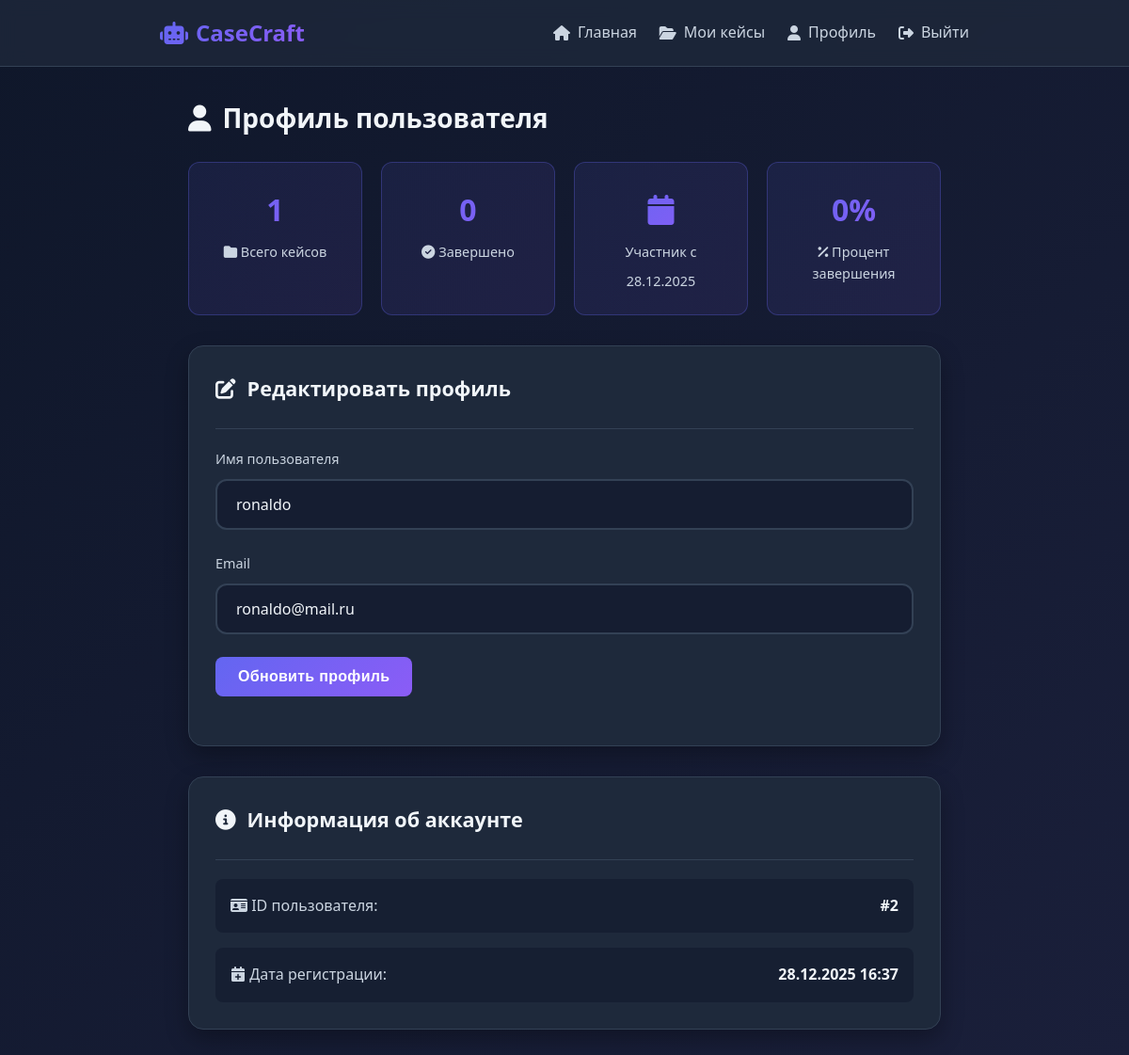
The page /profile (signed in) on the database its author committed.
### models.py (models this page shows, shortened)
class User(UserMixin, db.Model):
    id = db.Column(db.Integer, primary_key=True)
    username = db.Column(db.String(80), unique=True, nullable=False)
    email = db.Column(db.String(120), unique=True, nullable=False)
    password_hash = db.Column(db.String(255), nullable=False)
    created_at = db.Column(db.DateTime, default=datetime.utcnow)
    cases = db.relationship('Case', backref='user', lazy=True, cascade='all, delete-orphan')

### app.py (the view)
@app.route('/profile')
@login_required
def profile():
    form = ProfileEditForm(obj=current_user)
    user_stats = {
        'total_cases': Case.query.filter_by(user_id=current_user.id).count(),
        'completed_cases': Case.query.filter_by(user_id=current_user.id, status='completed').count(),
        'member_since': current_user.created_at.strftime('%d.%m.%Y')
    }
    return render_template('profile.html', form=form, stats=user_stats)

### forms.py
class ProfileEditForm(FlaskForm):
    username = StringField('Имя пользователя', validators=[
        DataRequired(),
        Length(min=3, max=20)
    ])
    email = StringField('Email', validators=[DataRequired(), Email()])
    submit = SubmitField('Обновить профиль')

### app.py (called while the page is built)
@login_manager.user_loader
def load_user(user_id):
    return User.query.get(int(user_id))

### templates/profile.html (shortened to what this page needs)
{% extends "base.html" %}
{% block content %}
<div class="fade-in">
    <h1 style="margin-bottom: 1.5rem; display: flex; align-items: center; gap: 0.75rem; font-size: 1.75rem;">
        <i class="fas fa-user"></i>
        Профиль пользователя
    </h1>
    <div class="stats-grid" style="margin-bottom: 2rem;">
        <div class="stat-card">
            <div class="stat-value">{{ stats.total_cases }}</div>
            <div class="stat-label">
                <i class="fas fa-folder"></i>
                Всего кейсов
            </div>
        </div>
        <div class="stat-card">
            <div class="stat-value">{{ stats.completed_cases }}</div>
            <div class="stat-label">
                <i class="fas fa-check-circle"></i>
                Завершено
            </div>
        </div>
        <div class="stat-card">
            <div class="stat-value">
                <i class="fas fa-calendar"></i>
            </div>
            <div class="stat-label">Участник с</div>
            <div style="margin-top: 0.5rem; font-size: 0.9rem; color: var(--text-secondary);">
                {{ stats.member_since }}
            </div>
        </div>
        <div class="stat-card">
            <div class="stat-value">
                {% if stats.total_cases > 0 %}
                    {{ "%.0f"|format((stats.completed_cases / stats.total_cases * 100)) }}%
                {% else %}
                    0%
                {% endif %}
            </div>
            <div class="stat-label">
                <i class="fas fa-percentage"></i>
                Процент завершения
            </div>
        </div>
    </div>
    <div class="card">
        <div class="card-header">
            <h2 class="card-title">
                <i class="fas fa-edit"></i>
                Редактировать профиль
            </h2>
        </div>
        <form method="POST" action="{{ url_for('edit_profile') }}">
            <div class="form-group">
                {{ form.username.label(class="form-label") }}
                {{ form.username(class="form-control") }}
            </div>
            <div class="form-group">
                {{ form.email.label(class="form-label") }}
                {{ form.email(class="form-control", type="email") }}
            </div>
            <div class="form-group">
                {{ form.submit(class="btn btn-primary") }}
            </div>
        </form>
    </div>
    <div class="card" style="margin-top: 2rem;">
        <div class="card-header">
            <h2 class="card-title">
                <i class="fas fa-info-circle"></i>
                Информация об аккаунте
            </h2>
        </div>
        <div style="display: grid; gap: 1rem;">
            <div style="display: flex; justify-content: space-between; padding: 1rem; background: rgba(15, 23, 42, 0.5); border-radius: 8px;">
                <span style="color: var(--text-secondary);">
                    <i class="fas fa-id-card"></i> ID пользователя:
                </span>
                <span style="font-weight: 600;">#{{ current_user.id }}</span>
            </div>
            <div style="display: flex; justify-content: space-between; padding: 1rem; background: rgba(15, 23, 42, 0.5); border-radius: 8px;">
                <span style="color: var(--text-secondary);">
                    <i class="fas fa-calendar-plus"></i> Дата регистрации:
                </span>
                <span style="font-weight: 600;">{{ current_user.created_at.strftime('%d.%m.%Y %H:%M') }}</span>
            </div>
        </div>
    </div>
</div>
{% endblock %}

### static/css/style.css (style rules this page uses)
:root { --primary-color: #6366f1; --primary-dark: #4f46e5; --primary-light: #818cf8; --secondary-color: #8b5cf6; --accent-color: #ec4899; --bg-dark: #0f172a; --bg-card: #1e293b; --bg-hover: #334155; --text-primary: #f1f5f9; --text-secondary: #cbd5e1; --text-muted: #94a3b8; --success: #10b981; --warning: #f59e0b; --error: #ef4444; --border-color: #334155; --shadow: 0 10px 25px rgba(0, 0, 0, 0.3); --shadow-lg: 0 20px 40px rgba(0, 0, 0, 0.4); }
* { margin: 0; padding: 0; box-sizing: border-box; }
body { font-family: 'Segoe UI', Tahoma, Geneva, Verdana, sans-serif; background: linear-gradient(135deg, var(--bg-dark) 0%, #1a1f3a 100%); color: var(--text-primary); min-height: 100vh; line-height: 1.6; }
.btn { padding: 0.75rem 1.5rem; border: none; border-radius: 8px; font-size: 1rem; cursor: pointer; transition: all 0.3s; text-decoration: none; display: inline-flex; align-items: center; gap: 0.5rem; font-weight: 500; }
.btn-primary { background: linear-gradient(135deg, var(--primary-color), var(--secondary-color)); color: white; border: none; font-weight: 600; letter-spacing: 0.3px; }
.card { background: var(--bg-card); border-radius: 16px; padding: 1.75rem; box-shadow: var(--shadow); border: 1px solid var(--border-color); transition: transform 0.3s, box-shadow 0.3s; max-width: 100%; }
.card-header { margin-bottom: 1.25rem; padding-bottom: 1rem; border-bottom: 1px solid var(--border-color); }
.card-title { font-size: 1.35rem; font-weight: 600; margin-bottom: 0.5rem; display: flex; align-items: center; gap: 0.75rem; }
.form-group { margin-bottom: 1.5rem; }
.form-label { display: block; margin-bottom: 0.5rem; color: var(--text-secondary); font-weight: 500; }
.form-control { width: 100%; padding: 0.875rem 1.25rem; background: rgba(15, 23, 42, 0.6); border: 2px solid var(--border-color); border-radius: 12px; color: var(--text-primary); font-size: 1rem; transition: all 0.3s ease; font-family: inherit; }
.form-control::placeholder { color: var(--text-muted); }
.stats-grid { display: grid; grid-template-columns: repeat(auto-fit, minmax(180px, 1fr)); gap: 1.25rem; margin-bottom: 2rem; max-width: 100%; }
.stat-card { background: linear-gradient(135deg, rgba(99, 102, 241, 0.1), rgba(139, 92, 246, 0.1)); border: 1px solid rgba(99, 102, 241, 0.3); border-radius: 12px; padding: 1.5rem; text-align: center; }
.stat-value { font-size: 2rem; font-weight: bold; background: linear-gradient(135deg, var(--primary-color), var(--secondary-color)); -webkit-background-clip: text; -webkit-text-fill-color: transparent; background-clip: text; }
.stat-label { color: var(--text-secondary); font-size: 0.9rem; margin-top: 0.5rem; }
.fade-in { animation: fadeIn 0.5s ease-out; }
.form-group { position: relative; }
.form-label { display: block; margin-bottom: 0.625rem; color: var(--text-secondary); font-weight: 500; font-size: 0.9rem; }

### rows shown on the page
User: username "ronaldo", email "ronaldo@mail.ru", id "2", created_at "28.12.2025 16:37"

### other values the page prints
{{ stats.total_cases }} "1"
{{ stats.completed_cases }} "0"
{{ stats.member_since }} "28.12.2025"
{{ "%.0f"|format((stats.completed_cases / stats.total_cases * 100)) }} "0"
